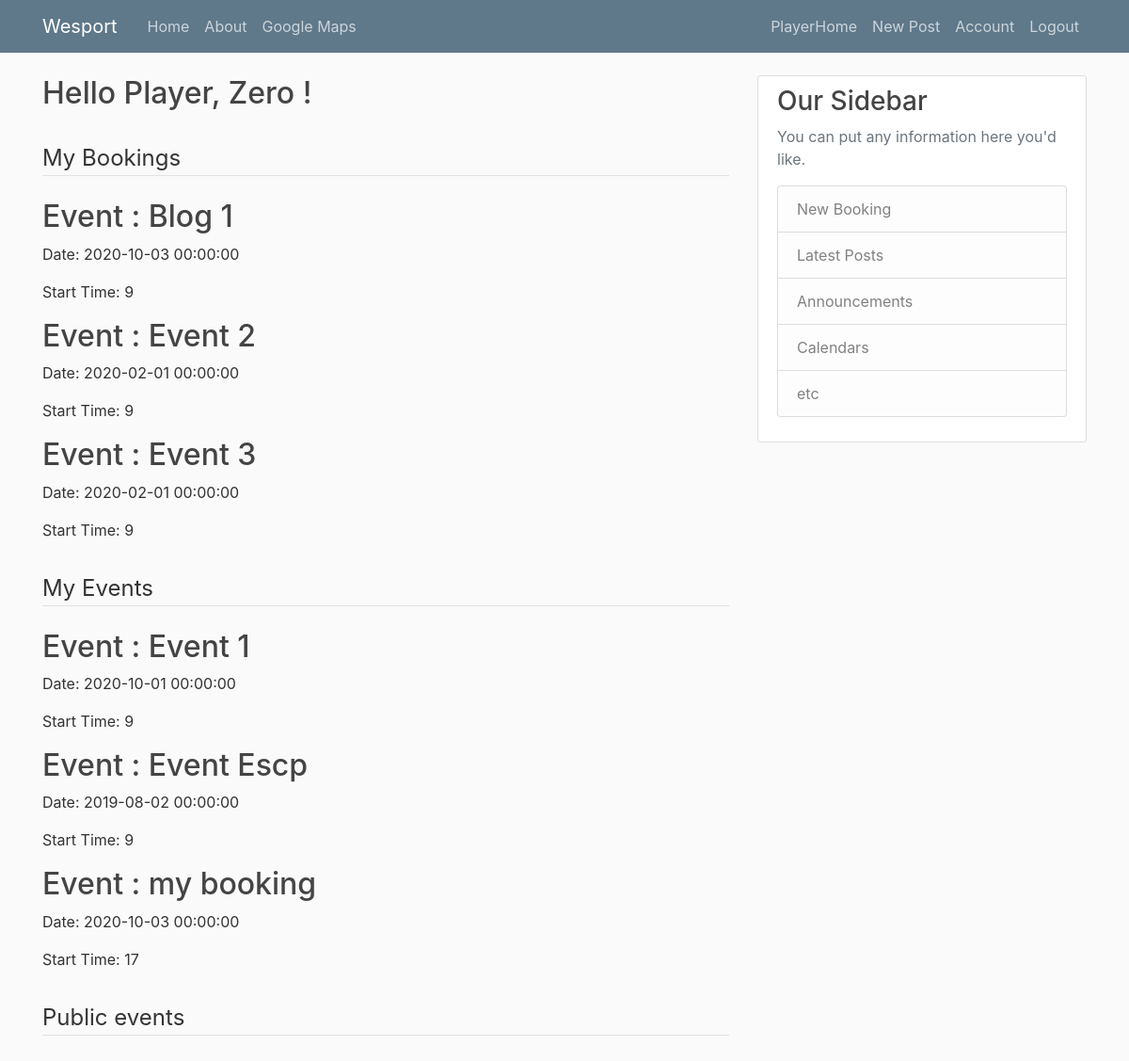
The page /player_home (signed in) on the database as committed earlier.
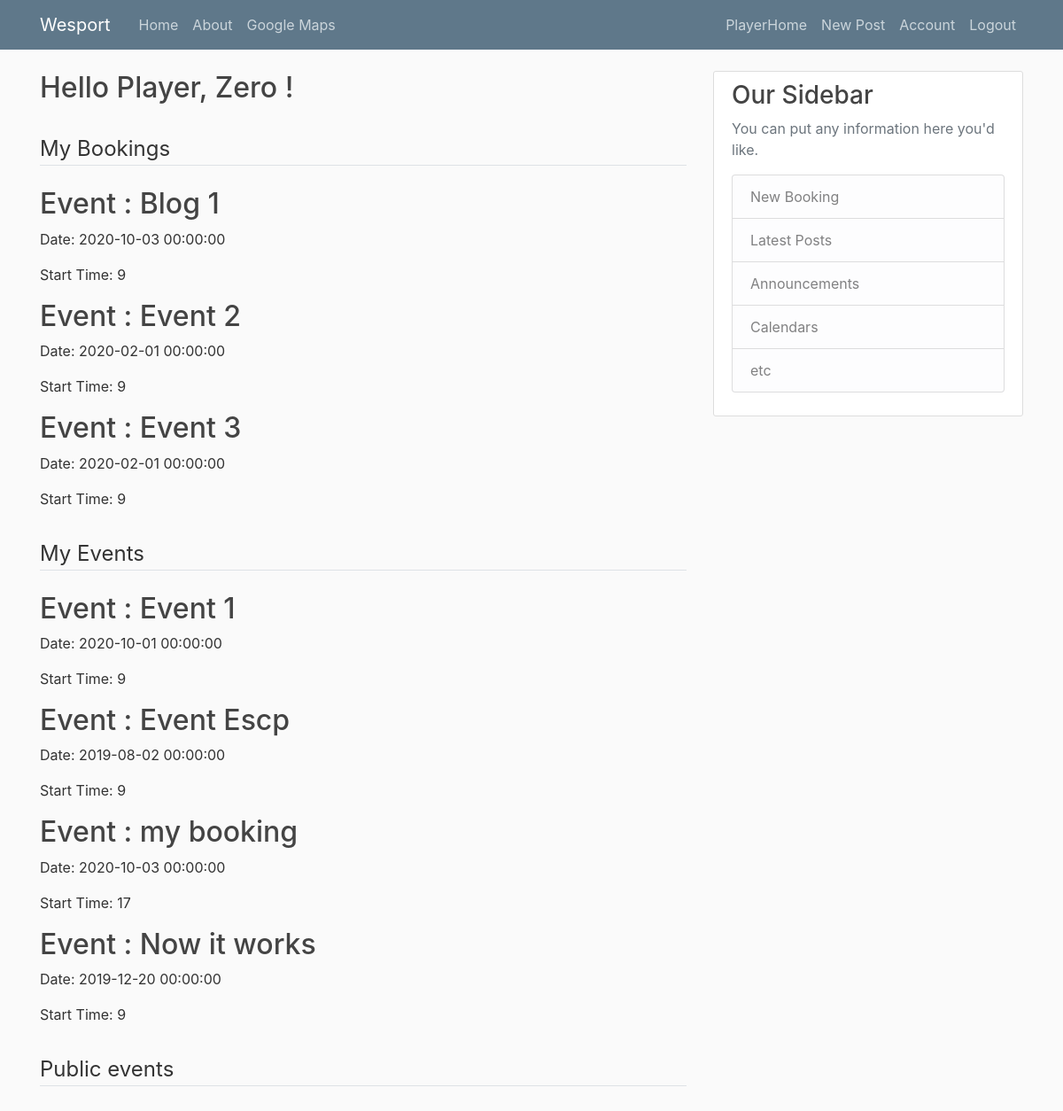
The same page on the database as committed later.
### wesport/models.py (models this page shows, shortened)
class Player(db.Model):
    id = db.Column(db.Integer, primary_key=True)
    name = db.Column(db.String(60), nullable=False)
    surname = db.Column(db.String(60), nullable=False)
    gender = db.Column(db.String(10), nullable=False)
    phone_number = db.Column(db.String(20), unique=True, nullable=False)
    address = db.Column(db.String(60), nullable=False)
    birthdate = db.Column(db.Date, nullable=False)
    subscription_date = db.Column(db.Date, nullable=False, default=datetime.utcnow)
    image_file = db.Column(db.String(20), nullable=False, default='default.jpg')
    user_id = db.Column(db.Integer, db.ForeignKey('user.id'), nullable=False)
    booking = db.relationship('Booking', backref='booker', lazy=True)

class Booking(db.Model):
    id = db.Column(db.Integer, primary_key=True)
    title = db.Column(db.String(64), nullable=False, unique=False)
    date = db.Column(db.DateTime, nullable=False)
    startTime = db.Column(db.Integer, nullable=False)
    endTime = db.Column(db.Integer, nullable=False)  # should be calculated with startTime and duration
    duration = db.Column(db.Integer, nullable=False)
    booker_id = db.Column(db.Integer, db.ForeignKey('player.id'), nullable=False)
    field_id = db.Column(db.Integer, db.ForeignKey('field.id'), nullable=False)

class Participants(db.Model):
    id = db.Column(db.Integer, primary_key=True)
    booking = db.Column(db.Integer, db.ForeignKey('booking.id'))
    player = db.Column(db.Integer, db.ForeignKey('player.id'))
    event = db.relationship('Booking', backref='booking', lazy=True)

### wesport/player/routes.py (the view)
@player.route("/player_home")
@login_required
def player_home():
    if current_user.is_authenticated:
        if current_user.urole == 'Club':
            return redirect(url_for('club.club_home'))
    player = Player.query.filter_by(user_id=current_user.id).first()
    bookings = Booking.query.filter_by(booker_id=current_user.id).all()
    bookings_query = db.session.query(Booking).filter_by(booker_id=current_user.id).add_columns(Booking.id).all() # query to pass the booking.ids to exclude in the public event
    bookings_id = []  # list of ids of my bookings
    for booking in bookings_query:
        bookings_id.append(booking[1])
    myevents = db.session.query(Booking).join(Participants)\
        .add_columns(Booking.id, Participants.player, Booking.title, Booking.date, Booking.startTime, Booking.booker_id)\
        .filter(Participants.player == player.id).filter(current_user.id != Booking.booker_id)\
        .all()
    myevents_id = []  # list of ids of the event i have already joined
    for event in myevents:
        myevents_id.append(event[1])
    events = db.session.query(Booking, Participants, Field)\
        .add_columns(Participants.player, Booking.title, Booking.date, Booking.startTime, Booking.id)\
        .filter(Booking.id == Participants.booking).filter(Booking.field_id == Field.id)\
        .filter(Booking.id.notin_(myevents_id))\
        .filter(Booking.id.notin_(bookings_id))\
        .filter(Booking.date > datetime.now())\
        .group_by(Booking.id)\
        .having(func.count(Participants.player) < Field.max_people).all()
    return render_template('player_home.html', player=player, bookings=bookings, myevents=myevents, events=events)

### wesport/models.py (called while the page is built)
@login_manager.user_loader
def load_user(user_id):
    return User.query.get(int(user_id))

### wesport/templates/player_home.html (shortened to what this page needs)
{% extends 'layout.html' %}
{% block content %}
    <h2>Hello {{ player.name}}, {{ player.surname }} !</h2> <br>
    <fieldset class="form-group">
        <legend class="border-bottom mb-4">My Bookings</legend>
        {% for event in bookings %}
            <div>
                <h2><a class="article-title" href="{{  url_for('player.event', event_id=event.id) }}" target="_blank">Event : {{  event.title }}</a></h2>
                <p class="article-content">Date: {{ event.date }}</p>
                <p class="article-content">Start Time: {{ event.startTime }}</p>
            </div>
        {% endfor %}
    </fieldset>
    <fieldset class="form-group">
        <legend class="border-bottom mb-4">My Events</legend>
        {% for event in myevents %}
            <div>
                <h2><a class="article-title" href="{{  url_for('player.event', event_id=event.id) }}" target="_blank">Event : {{  event.title }}</a></h2>
                <p class="article-content">Date: {{ event.date }}</p>
                <p class="article-content">Start Time: {{ event.startTime }}</p>
            </div>
        {% endfor %}
    </fieldset>
    <fieldset class="form-group">
        <legend class="border-bottom mb-4">Public events</legend>
    </fieldset>
{% endblock content %}

### wesport/templates/layout.html (shortened to what this page needs)
<!DOCTYPE html>
<html lang="en">
<head>
    <link rel="stylesheet" href="https://stackpath.bootstrapcdn.com/bootstrap/4.3.1/css/bootstrap.min.css">
    <link rel="stylesheet" type="text/css" href="{{ url_for('static', filename='main.css') }}">
</head>
<body>
    <header class="site-header">
      <nav class="navbar navbar-expand-md navbar-dark bg-steel fixed-top">
        <div class="container">
          <a class="navbar-brand mr-4" href="/">Wesport</a>
          <div class="collapse navbar-collapse" id="navbarToggle">
            <div class="navbar-nav mr-auto">
              <a class="nav-item nav-link" href="{{ url_for('main.home') }}">Home</a>
              <a class="nav-item nav-link" href="{{ url_for('main.about') }}">About</a>
              <a class="nav-item nav-link" href="https://www.google.com/maps" target="_blank">Google Maps</a>
            </div>
            <div class="navbar-nav">
                {% if current_user.is_authenticated %}
                    {% if current_user.urole == 'Player' %}
                        <a class="nav-item nav-link" href="{{ url_for('player.player_home') }}">PlayerHome</a>
                    {% else %}
                        <a class="nav-item nav-link" href="{{ url_for('club.club_home') }}">ClubHome</a>
                    {% endif %}
                    <a class="nav-item nav-link" href="{{ url_for('posts.new_post') }}">New Post</a>
                    <a class="nav-item nav-link" href="{{ url_for('main.account') }}">Account</a>
                    <a class="nav-item nav-link" href="{{ url_for('main.logout') }}">Logout</a>
                {% else %}
                    <a class="nav-item nav-link" href="{{ url_for('main.login') }}">Login</a>
                    <a class="nav-item nav-link" href="{{ url_for('main.register') }}">Register</a>
                {% endif %}
            </div>
          </div>
        </div>
      </nav>
    </header>
    <main role="main" class="container">
      <div class="row">
        <div class="col-md-8">
            {% block content %}{% endblock %}
        </div>
        <div class="col-md-4">
          <div class="content-section">
            <h3>Our Sidebar</h3>
            <p class='text-muted'>You can put any information here you'd like.
              <ul class="list-group">
                {% if current_user.is_authenticated %}
                    {% if current_user.urole == 'Club' %}
                        <a class="list-group-item list-group-item-light" href="{{ url_for('club.add_field') }}">Add Field</a>
                        <li class="list-group-item list-group-item-light">Latest Posts</li>
                        <li class="list-group-item list-group-item-light">Announcements</li>
                        <li class="list-group-item list-group-item-light">Calendars</li>
                        <li class="list-group-item list-group-item-light">etc</li>
                    {% else %}
                        <a class="list-group-item list-group-item-light" href="{{ url_for('player.new_booking') }}">New Booking</a>
                        <li class="list-group-item list-group-item-light">Latest Posts</li>
                        <li class="list-group-item list-group-item-light">Announcements</li>
                        <li class="list-group-item list-group-item-light">Calendars</li>
                        <li class="list-group-item list-group-item-light">etc</li>
                    {% endif %}
                {% else %}
                    <li class="list-group-item list-group-item-light">Latest Posts</li>
                    <li class="list-group-item list-group-item-light">Announcements</li>
                    <li class="list-group-item list-group-item-light">Calendars</li>
                    <li class="list-group-item list-group-item-light">etc</li>
                {% endif %}
              </ul>
            </p>
          </div>
        </div>
      </div>
    </main>
</body>
</html>

### wesport/static/main.css (style rules this page uses)
body { background: #fafafa; color: #333333; margin-top: 5rem; }
h1, h2, h3, h4, h5, h6 { color: #444444; }
.bg-steel { background-color: #5f788a; }
.site-header .navbar-nav .nav-link { color: #cbd5db; }
.content-section { background: #ffffff; padding: 10px 20px; border: 1px solid #dddddd; border-radius: 3px; margin-bottom: 20px; }
.article-title { color: #444444; }
.article-content { white-space: pre-line; }

### wesport/templates/layout.html (style rules this page uses)
html, body { height: 100%; margin: 0; padding: 0; }

Rows that differ between the two databases and show on the page:
added Participants: title "Now it works", date "2019-12-20 00:00:00", startTime "9"
